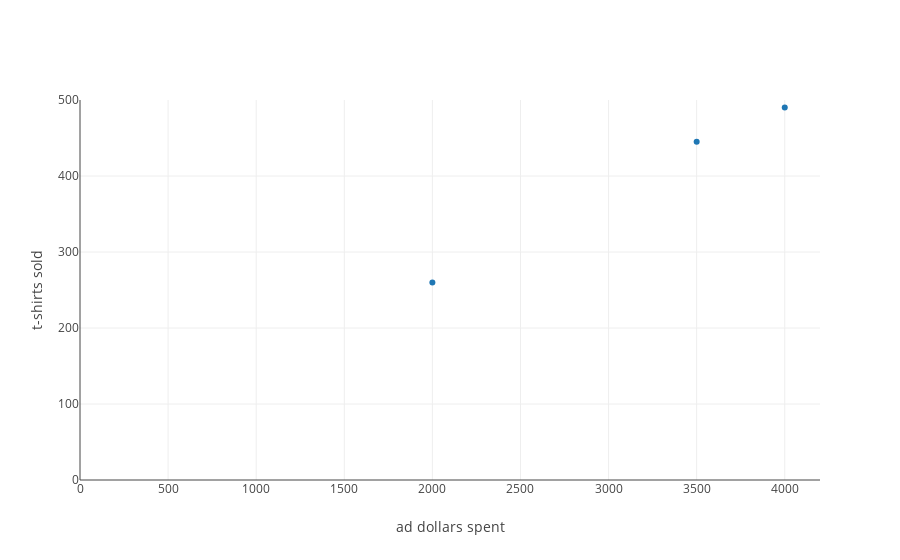

Source (notebook cell):
### Markdown cell above
Now that we have our training data, which contains our inputs and outputs, we look to see if there is some association between these inputs and these outputs.  Let's plot our data to help us out.  We'll place ad spending on the x-axis and sales on the y-axis.

### Code cell
from data import data_trace

### Figure 1 — Plotly figure (JSON) as saved in the notebook; plotly's stock layout.template omitted (floating-point values rounded to 4 significant figures)
{"data": [{"mode": "markers", "name": "data", "text": [], "type": "scatter", "uid": "8a5516ad-198d-4b7d-8180-9d44e165a45b", "x": [2000, 3500, 4000], "y": [260, 445, 490]}], "layout": {"autosize": true, "xaxis": {"range": [0, 4200], "title": {"text": "ad dollars spent"}, "type": "linear"}, "yaxis": {"range": [0, 500], "title": {"text": "t-shirts sold"}, "type": "linear"}}}
